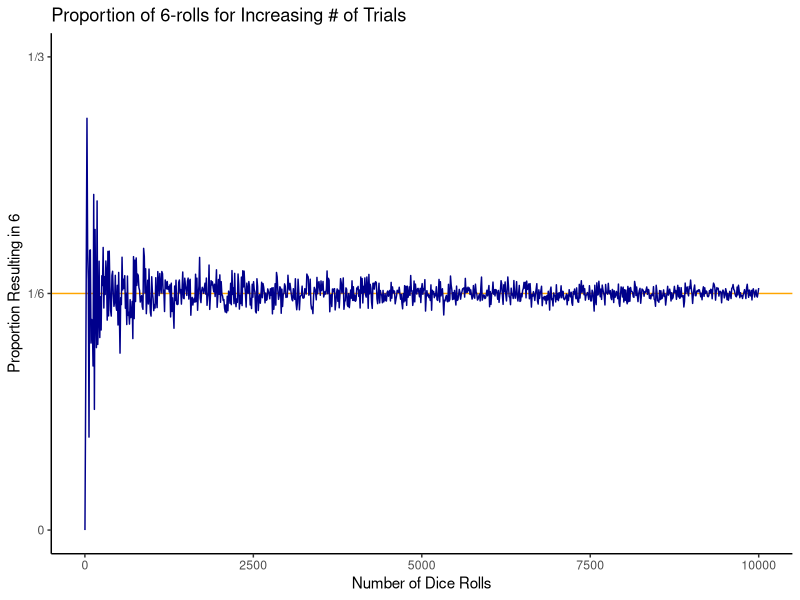
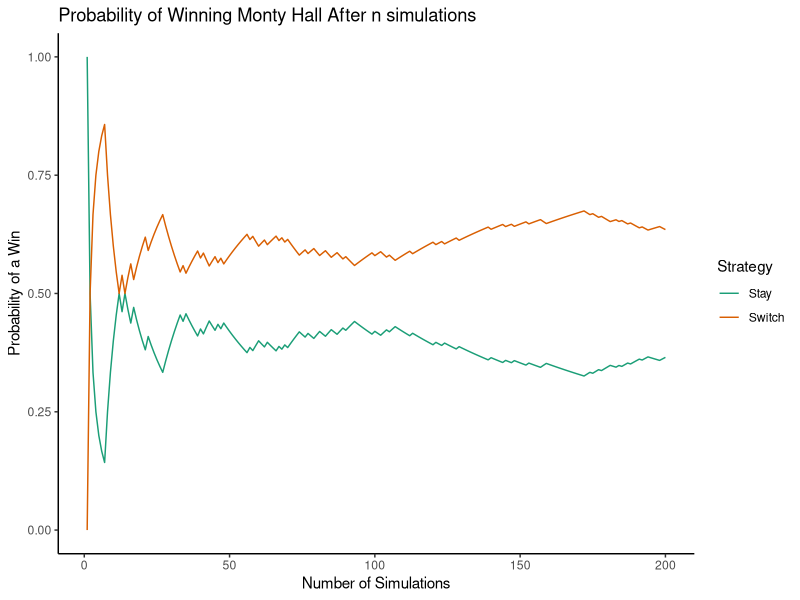

The R script that drew these images, in order:
## ---- chunk 1
roll <- 1:6  # we use `:` to quickly create a sequence
## ---- chunk 2
even_roll <- seq(2, 6, 2)  # from 2 to 6 by step size 2 (in order)
## ---- chunk 3
# define our sample space, for both processes
bag <- c(rep("black", 5), 
         rep("white", 5))

# print known probabilities
cat("P(white stone) =", 5/10, "  P(black stone) =", 5/10)

# select (remove) a stone (the same as sampling all but one)
bag <- sample(bag, 9, replace = FALSE)

# calculate the new probabilities
num_black <- length(bag[bag == "black"])
num_white <- length(bag[bag == "white"])

# print new probabilities
cat("\nP(white stone) =", num_white / 10, 
    "  P(black stone) =", num_black / 10)
## ---- chunk 4
lt3 <- c(1, 2)

union(lt3, even_roll)
## ---- chunk 5
intersect(lt3, even_roll)
## ---- chunk 6
setdiff(roll, even_roll)  # the complement is a special "set difference"
## ---- chunk 7
print("your code here")
## ---- chunk 8
# number of flips
n <- 7

cat("Ways to sequence", n, "flips:", 2^n)
## ---- chunk 9
print("your code here")
## ---- chunk 10
# number of items (and slots)
n <- 9

# we use the `factorial` function
cat("Ways to permute", n, "items:", factorial(n))
## ---- chunk 11
# number of items
n <- 20

# number of slots
k <- 10

# we use the `factorial` function
cat("Ways to permute", n, "items into", k, "slots:",
    factorial(n) / factorial(n - k))
## ---- chunk 12
# we use the `combin` function
cat("Ways to choose", k, "items from", n, "options:",
    choose(n, k))
## ---- chunk 13
print("your code here")
## ---- chunk 14
cat("Prob of 3 sixes out of 10:", choose(10, 3) * (1 / 6)^3 * (5 / 6)^7)
## ---- chunk 15
cat("Prob of 3 sixes out of 10:", dbinom(3, 10, 1/6))
## ---- chunk 16
# roll the dice `n` times, and log the results
roll_dice <- function (n) {
  rolls <- sample(1:6, n, replace=T)
  rolls
}
## ---- chunk 17
# run this cell a few times ...
sum(roll_dice(60) == 6)
## ---- chunk 18
library(tidyverse)
## ---- chunk 19
# out of `n` rolls (for 1 or more `n`s), log proportion that are 6
rolls_of_6 <- function (n) {
  # proportion of `x` rolls that result in a 6
  f <- function (x) (sum(roll_dice(x) == 6) / x)
  
  # map that function for each set of `n` rolls
  map_dbl(n, f)
}

# build a quick dataframe to collect our MC Simulation
rolls <- seq(1, 10000, length.out = 1000)
prop_6 <- rolls_of_6(rolls)

df <- data.frame(rolls, prop_6)

ggplot(data = df) +
  geom_hline(yintercept = 1/6, color = "orange") +
  geom_line(mapping = aes(x = rolls, y = prop_6),
            color = "darkblue") +
  scale_y_continuous(breaks = c(0, 1/6, 1/3),
                     labels = c("0", "1/6", "1/3"),
                     limits = c(0, 1/3)) +
  labs(x = "Number of Dice Rolls",
       y = "Proportion Resulting in 6",
       title = "Proportion of 6-rolls for Increasing # of Trials") +
  theme_classic()
## ---- chunk 20
print("your code here ...")
## ---- chunk 21
monty_hall <- function() {
  # initiate the game
  winning_door <- sample(1:3, 1)
  player_pick <- sample(1:3, 1)
  
  # monty must choose a yet unchosen *non-winning* door
  monty_choices <- setdiff(c(1, 2, 3), c(winning_door, player_pick))
  
  # (see the docs for `sample`)
  if (length(monty_choices) == 1) {
    monty_pick <- monty_choices
  } else {
    monty_pick <- sample(monty_choices, 1)
  }
  
  # *if* the player switches, it can't be already picked
  alternative <- setdiff(c(1, 2, 3), c(monty_pick, player_pick))
  
  if (length(alternative) != 1) {
    stop("For some reason, there is more than one alternative")
  }
  
  # save this as a (small) dataframe to bind to the rest
  probs <- data.frame(
      stay_won = player_pick == winning_door,
      switch_won = alternative == winning_door
  )
  
  return(probs)
}
## ---- chunk 22
# simulate playing this game 200 times
n_iter <- 200

# initialize an empty dataframe
df_mh <- data.frame()

# for each iteration, play the game and log results
for (i in 1:n_iter) {
  df_ <- monty_hall()
  df_["iter"] <- i  # a quick way to log the iteration
  df_mh <- bind_rows(df_mh, df_)  # append to the results so far
}
## ---- chunk 23
df_mh["stay_won_p"] <- cummean(df_mh$stay_won)
df_mh["switch_won_p"] <- cummean(df_mh$switch_won)
## ---- chunk 24
df_mh |>
  ggplot() +
  geom_line(mapping = aes(x = iter, y = stay_won_p,
                          colour = "Stay")) +
  geom_line(mapping = aes(x = iter, y = switch_won_p,
                          colour = "Switch")) +
  scale_color_brewer(palette = "Dark2") +
  theme_classic() +
  labs(
    title = "Probability of Winning Monty Hall After n simulations",
    x = "Number of Simulations",
    y = "Probability of a Win",
    colour = "Strategy"
  )
